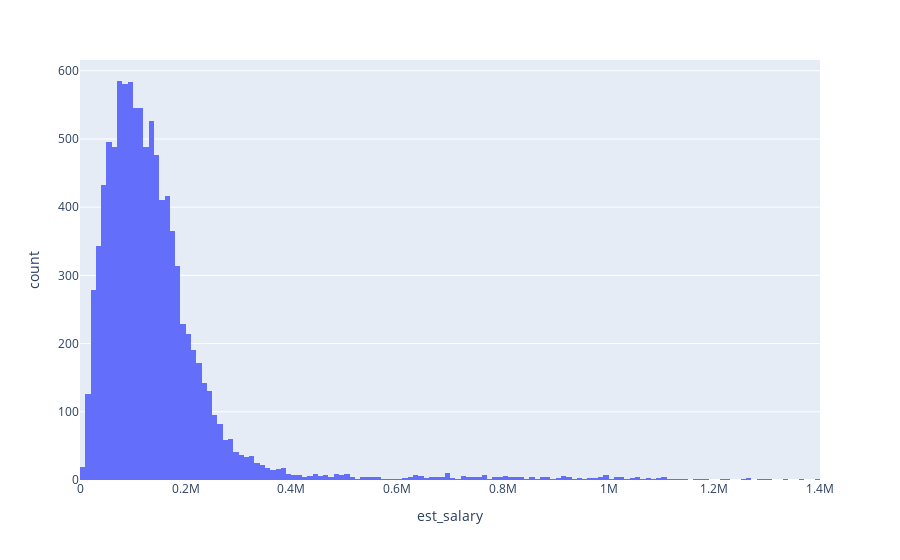

The code cell stored with this chart in its notebook:
### Markdown cell above
#### столбец est_salary

### Code cell
fig = px.histogram(df, x='est_salary')
fig.show()

### Figure 1 — Plotly figure (JSON) as saved in the notebook; plotly's stock layout.template omitted (floating-point values rounded to 4 significant figures; data arrays with more than 128 entries replaced by an {"elided": "..."} marker saying what was removed)
{"data": [{"alignmentgroup": "True", "bingroup": "x", "hovertemplate": "est_salary=%{x}<br>count=%{y}<extra></extra>", "legendgroup": "", "marker": {"color": "#636efa", "pattern": {"shape": ""}}, "name": "", "offsetgroup": "", "orientation": "v", "showlegend": false, "type": "histogram", "x": {"elided": "9998 float values"}, "xaxis": "x", "yaxis": "y"}], "layout": {"barmode": "relative", "legend": {"tracegroupgap": 0}, "margin": {"t": 60}, "xaxis": {"anchor": "y", "domain": [0, 1], "title": {"text": "est_salary"}}, "yaxis": {"anchor": "x", "domain": [0, 1], "title": {"text": "count"}}}}
